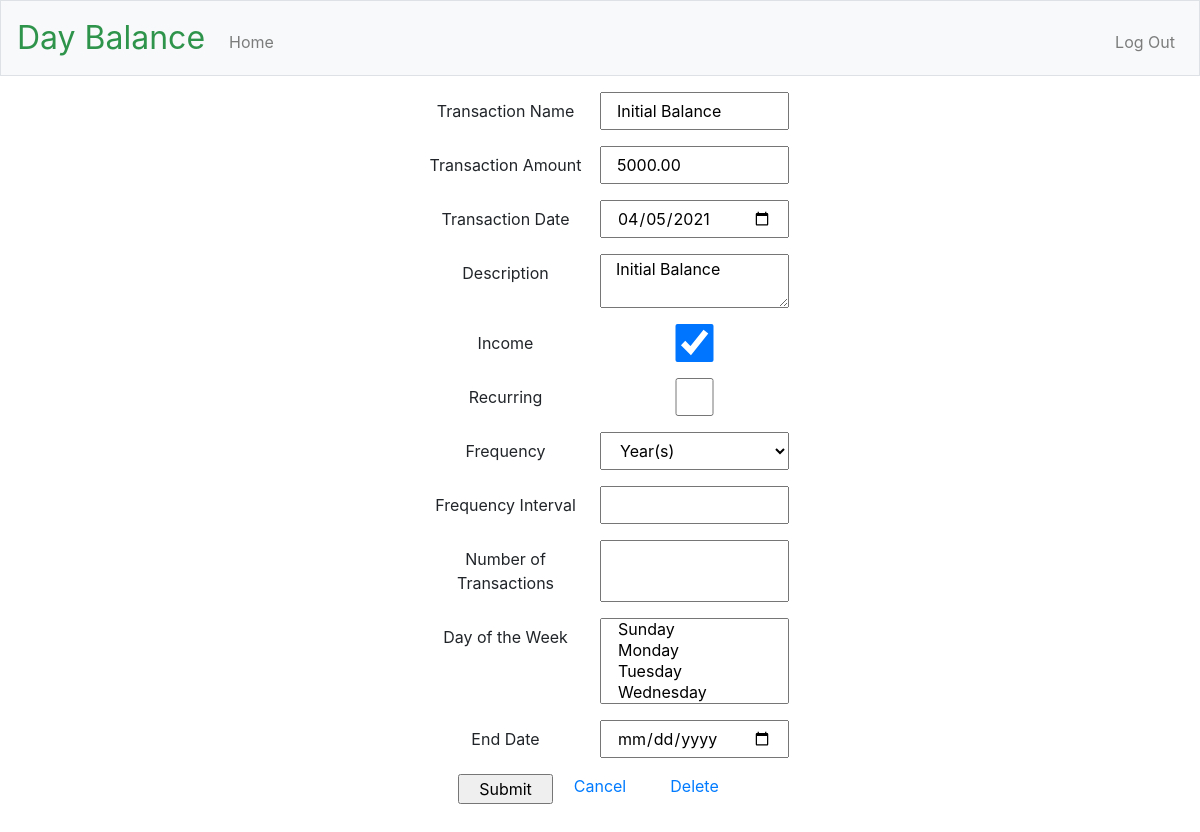
Page /edit/1 (signed in) on the committed database.
### app/models.py (models this page shows, shortened)
class Transaction(db.Model):
    id = db.Column(db.Integer, primary_key=True)
    title = db.Column(db.String(40), nullable=False)
    date = db.Column(db.Date, nullable=False)
    amount = db.Column(db.Integer, nullable=False)
    description = db.Column(db.String(200))
    income = db.Column(db.Boolean)
    is_recurring = db.Column(db.Boolean)
    freq = db.Column(db.String(8))  # DAILY, WEEKLY, MONTHLY, YEARLY
    interval = db.Column(db.Integer)
    mon = db.Column(db.Boolean)
    tue = db.Column(db.Boolean)
    wed = db.Column(db.Boolean)
    thu = db.Column(db.Boolean)
    fri = db.Column(db.Boolean)
    sat = db.Column(db.Boolean)
    sun = db.Column(db.Boolean)
    count = db.Column(db.Integer)  # number of occurrences (Cannot be used with until)
    until = db.Column(db.Date)     # recurrence end date (Cannot be used with count)
    user_id = db.Column(db.Integer, db.ForeignKey('user.id'), nullable=False)
    day_names = ['MO', 'TU', 'WE', 'TH', 'FR', 'SA', 'SU']
    day_variables = [ mon, tue, wed, thu, fri, sat, sun ]
    freq_values =  {'DAILY':DAILY, 'WEEKLY':WEEKLY, 'MONTHLY':MONTHLY, 'YEARLY':YEARLY}
    recurring_dates = rruleset()
    def return_amount(self):
        return (self.amount / 100)

### app/main/routes.py (the view)
@bp.route("/edit", methods=["GET", "POST"])
@bp.route("/edit/<int:transaction_id>", methods=["GET", "POST"])
@login_required
def edit_transaction(transaction_id):
    form = TransactionForm(request.form)
    edited_transaction = Transaction.query.filter_by(id=transaction_id).one()
    if request.method == 'POST' and form.validate():
        edited_transaction.title = form.title.data
        edited_transaction.date = form.date.data
        edited_transaction.description = form.description.data
        edited_transaction.income = form.income.data
        edited_transaction.is_recurring = form.is_recurring.data
        edited_transaction.freq = form.freq.data
        edited_transaction.interval = form.interval.data
        edited_transaction.count = form.count.data
        edited_transaction.until = form.until.data
        edited_transaction.set_amount(form.amount.data)
        if form.is_recurring.data:
            edited_transaction.set_recurring(form.byweekday.data)
        db.session.commit()
        flash("Your changes have been saved.")
        return redirect(url_for("main.index"))
    elif request.method == 'GET':
        form.title.data = edited_transaction.title
        form.date.data = edited_transaction.date
        form.description.data= edited_transaction.description
        form.income.data = edited_transaction.income
        form.is_recurring.data = edited_transaction.is_recurring
        form.freq.data = edited_transaction.freq
        form.interval.data = edited_transaction.interval
        form.count.data = edited_transaction.count
        form.until.data = edited_transaction.until
        form.amount.data = edited_transaction.return_amount()
        if edited_transaction.is_recurring:
            form.byweekday.data = edited_transaction.return_byweekday()
    return render_template(
        "edit_transaction.html",
        title = "Edit Transaction",
        form = form,
        transaction_id = edited_transaction.id,
    )

### app/main/forms.py (shortened to what this page needs)
class TransactionForm(Form):
    title = StringField('Transaction Name', validators=[InputRequired()])
    date = DateField('Transaction Date', validators=[InputRequired()])
    amount = DecimalField('Transaction Amount', validators=[InputRequired()], places=2)
    description = TextAreaField('Description', validators=[Length(min=0, max=140)])
    income = BooleanField('Income')
    is_recurring = BooleanField('Recurring')
    freq = SelectField('Frequency', choices=[('YEARLY', 'Year(s)'), ('MONTHLY', 'Month(s)'), ('WEEKLY', 'Week(s)'), ('DAILY', 'Day(s)')], validators=[Optional()])
    interval = IntegerField('Frequency Interval', validators=[NumberRange(min=1, max=100), Optional()])
    byweekday = SelectMultipleField('Day of the Week', choices=[('SU', 'Sunday'), ('MO', 'Monday'), ('TU', 'Tuesday'), ('WE', 'Wednesday'), ('TH', 'Thursday'), ('FR', 'Friday'), ('SA', 'Saturday')], validators=[Optional()])
    count = IntegerField('Number of Transactions', validators=[NumberRange(min=1, max=100), Optional()])
    until = DateField('End Date', validators=[Optional()])
    submit = SubmitField('Submit')

### app/models.py (called while the page is built)
@login.user_loader
def load_user(id):
    return User.query.get(int(id))

### app/templates/edit_transaction.html (shortened to what this page needs)
{% extends "layout.html" %}
{% block main %}
    <form action="/edit/{{ transaction_id }}" method="POST">
        <div class="form-group row justify-content-center">
            {{ form.title.label(class="col-sm-2 col-form-label") }}
            {{ form.title(class="col-sm-2") }}
        </div>
        <div class="form-group row justify-content-center">
            {{ form.amount.label(class="col-sm-2 col-form-label") }}
            {{ form.amount(class="col-sm-2") }}
        </div>
        <div class="form-group row justify-content-center">
            {{ form.date.label(class="col-sm-2 col-form-label") }}
            {{ form.date(class="col-sm-2") }}
        </div>
        <div class="form-group row justify-content-center">
            {{ form.description.label(class="col-sm-2 col-form-label") }}
            {{ form.description(class="col-sm-2") }}
        </div>
        <div class="form-group row justify-content-center">
            {{ form.income.label(class="col-sm-2 col-form-label") }}
            {{ form.income(class="col-sm-2") }}
        </div>
        <div class="form-group row justify-content-center">
            {{ form.is_recurring.label(class="col-sm-2 col-form-label") }}
            {{ form.is_recurring(class="col-sm-2") }}
        </div>
        <div class="form-group row justify-content-center">
            {{ form.freq.label(class="col-sm-2 col-form-label") }}
            {{ form.freq(class="col-sm-2") }}
        </div>
        <div class="form-group row justify-content-center">
            {{ form.interval.label(class="col-sm-2 col-form-label") }}
            {{ form.interval(class="col-sm-2") }}
        </div>
        <div class="form-group row justify-content-center">
            {{ form.count.label(class="col-sm-2 col-form-label") }}
            {{ form.count(class="col-sm-2") }}
        </div>
        <div class="form-group row justify-content-center">
            {{ form.byweekday.label(class="col-sm-2 col-form-label") }}
            {{ form.byweekday(class="col-sm-2") }}
        </div>
        <div class="form-group row justify-content-center">
            {{ form.until.label(class="col-sm-2 col-form-label") }}
            {{ form.until(class="col-sm-2") }}
        </div>
        <div class="form-group row justify-content-center">
            {{ form.submit(class="col-1") }}
            <div class="col-1">
                <a href="{{ url_for('main.index') }}">Cancel</a>
            </div>
            <div class="col-1">
                <a href="{{ url_for('main.delete_transaction',transaction_id = transaction_id) }}">Delete</a>
            </div>
        </div>
    </form>
{% endblock %}

### app/templates/layout.html (shortened to what this page needs)
<!DOCTYPE html>
<html lang="en">
    <head>
        <link href="https://maxcdn.bootstrapcdn.com/bootstrap/4.1.3/css/bootstrap.min.css" rel="stylesheet">
        <link href="/static/styles.css" rel="stylesheet">
    </head>
    <body>
        <nav class="navbar navbar-expand-md navbar-light bg-light border">
            <a class="navbar-brand" href="/"><span class="green">Day Balance</span></a>
            <div class="collapse navbar-collapse" id="navbar">
                {% if current_user.is_anonymous %}
                <ul class="navbar-nav ml-auto mt-2">
                    <li class="nav-item"><a class="nav-link" href="{{ url_for('auth.register') }}">Register</a></li>
                    <li class="nav-item"><a class="nav-link" href="{{ url_for('auth.login') }}">Log In</a></li>
                </ul>
                {% else %}
                <ul class="navbar-nav mr-auto mt-2">
                    <li class="nav-item"><a class="nav-link" href="{{ url_for('main.index') }}">Home</a></li>
                </ul>
                <ul class="navbar-nav ml-auto mt-2">
                    <li class="nav-item"><a class="nav-link" href="{{ url_for('auth.logout') }}">Log Out</a></li>
                </ul>
            {% endif %}
            </div>
        </nav>
        <main class="container-fluid px-5 py-3">
            {% block main %}{% endblock %}
        </main>
    </body>
</html>

### app/static/styles.css (style rules this page uses)
nav .navbar-brand { font-size: xx-large; }
nav .navbar-brand .green { color: #2e944b; }
main { overflow-x: auto; text-align: center; }

### rows in the picture
Transaction: title "Initial Balance", amount "5000.00", date "04/05/2021", description "Initial Balance", income "☑", freq "Year(s)"
